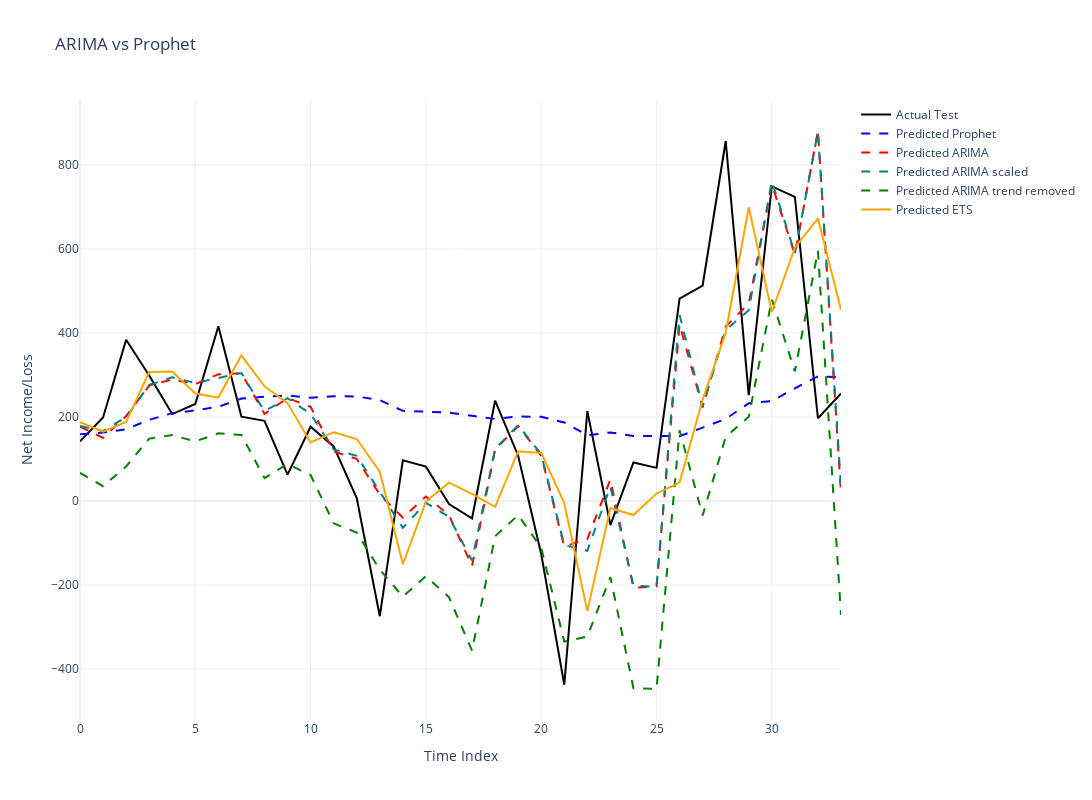

Notebook code for this chart:
### Code cell
import plotly.graph_objects as go
x_start = 0 
x_pred = list(range(x_start, x_start + len(pred_prophet)))  


fig = go.Figure()

fig.add_trace(go.Scatter(
    y=test,
    mode='lines',
    name='Actual Test',
    line=dict(color='black')
))

fig.add_trace(go.Scatter(
    x=x_pred,
    y=pred_prophet.flatten(),
    mode='lines',
    name='Predicted Prophet',
    line=dict(color='blue', dash='dash')
))

fig.add_trace(go.Scatter(
    y=predictions[0],
    mode='lines',
    name='Predicted ARIMA',
    line=dict(color='red', dash='dash')
))

fig.add_trace(go.Scatter(
    y=predictions[1],
    mode='lines',
    name='Predicted ARIMA scaled',
    line=dict(color='teal', dash='dash')
))

fig.add_trace(go.Scatter(
    y=predictions[2],
    mode='lines',
    name='Predicted ARIMA trend removed',
    line=dict(color='green', dash='dash')
))


fig.add_trace(go.Scatter(
    y=pred_ets,
    mode='lines',
    name='Predicted ETS',
    line=dict(color='orange')
))



fig.update_layout(
    title="ARIMA vs Prophet",
    xaxis_title="Time Index",
    yaxis_title="Net Income/Loss",
    template="plotly_white",
    width=1200,  
    height=800    
)


fig.show()

### Figure 1 — Plotly figure (JSON) as saved in the notebook; plotly's stock layout.template omitted (floating-point values rounded to 4 significant figures)
{"data": [{"line": {"color": "black"}, "mode": "lines", "name": "Actual Test", "type": "scatter", "y": [142, 199, 384, 299, 207, 231, 416, 201, 191, 63, 177, 130, 7, -274, 97, 82, -7, -41, 239, 108, -126, -437, 214, -57, 92, 79, 482, 513, 857, 252, 749, 724, 197, 256]}, {"line": {"color": "blue", "dash": "dash"}, "mode": "lines", "name": "Predicted Prophet", "type": "scatter", "x": [0, 1, 2, 3, 4, 5, 6, 7, 8, 9, 10, 11, 12, 13, 14, 15, 16, 17, 18, 19, 20, 21, 22, 23, 24, 25, 26, 27, 28, 29, 30, 31, 32, 33], "y": [158.8, 163.1, 170.9, 193.4, 209.3, 215.9, 224.4, 244.2, 248.2, 251.3, 246.0, 249.6, 249.1, 240.2, 214.9, 213.5, 210.6, 203.0, 195.5, 201.3, 200.6, 187.1, 156.7, 163.4, 154.7, 155.2, 154.5, 174.7, 195.6, 232.7, 238.2, 268.4, 296.9, 294.9]}, {"line": {"color": "red", "dash": "dash"}, "mode": "lines", "name": "Predicted ARIMA", "type": "scatter", "y": [177.1, 150.5, 202.0, 274.9, 289.7, 278.4, 301.7, 304.6, 207.5, 245.5, 224.2, 118.0, 100.4, 15.64, -39.61, 11.02, -33.29, -154.8, 121.9, 178.6, 108.3, -108.2, -90.28, 51.25, -206.6, -202.9, 419.8, 223.0, 415.2, 469.8, 753.4, 587.2, 880.7, 18.76]}, {"line": {"color": "teal", "dash": "dash"}, "mode": "lines", "name": "Predicted ARIMA scaled", "type": "scatter", "y": [178.5, 166.7, 199.8, 276.3, 294.6, 280.8, 293.0, 304.7, 213.9, 244.9, 207.5, 122.7, 107.8, 20.4, -63.67, -4.204, -37.52, -141.6, 124.2, 180.8, 111.7, -104.8, -118.3, 34.92, -201.6, -203.7, 442.8, 224.7, 407.2, 454.3, 762.3, 588.9, 879.4, 33.88]}, {"line": {"color": "green", "dash": "dash"}, "mode": "lines", "name": "Predicted ARIMA trend removed", "type": "scatter", "y": [67.19, 35.49, 82.44, 148.7, 157.0, 142.2, 161.2, 157.4, 54.69, 88.32, 61.9, -52.92, -74.93, -163.3, -227.1, -178.8, -228.7, -356.1, -83.71, -33.41, -110.8, -334.4, -322.2, -181.1, -445.3, -447.2, 168.5, -34.15, 152.8, 200.6, 480.2, 308.6, 595.7, -271.1]}, {"line": {"color": "orange"}, "mode": "lines", "name": "Predicted ETS", "type": "scatter", "y": [187.6, 164.9, 188.3, 307.2, 308.3, 255.9, 246.4, 346.7, 273.2, 233.3, 139.5, 163.9, 147.7, 69.85, -150.5, -0.9857, 43.77, 17.28, -13.52, 118.4, 114.7, -4.907, -261.8, -16.3, -33.23, 18.1, 44.06, 241.5, 400.6, 699.3, 450.0, 603.0, 673.0, 455.1]}], "layout": {"height": 800, "title": {"text": "ARIMA vs Prophet"}, "width": 1200, "xaxis": {"title": {"text": "Time Index"}}, "yaxis": {"title": {"text": "Net Income/Loss"}}}}
